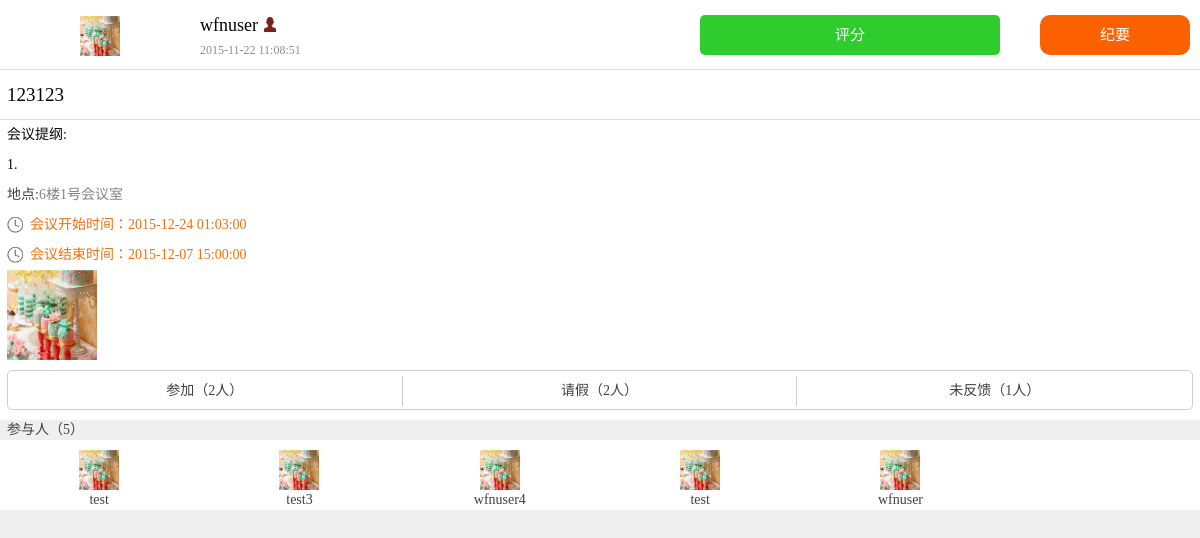
The page /meet/closedetail/11 on the database as committed earlier.
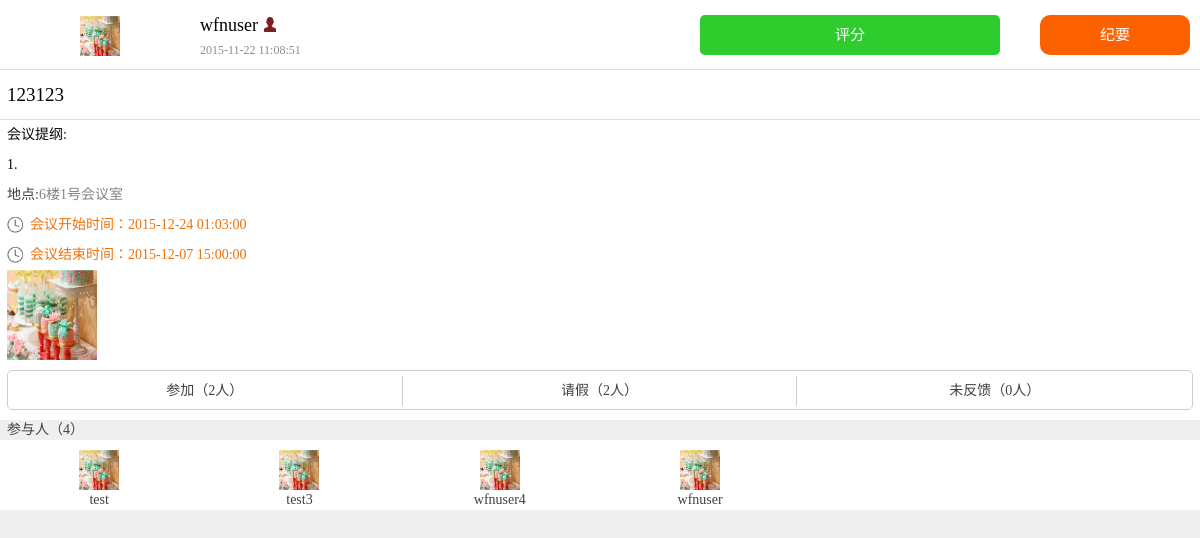
The same page on the database as committed later.
### tables this page shows
CREATE TABLE `meetmember` (
`mmid` int(11) NOT NULL,
  `mmmid` int(11) NOT NULL,
  `mmuid` int(11) NOT NULL,
  `mmissponser` int(11) NOT NULL,
  `mmchecked` int(11) NOT NULL,
  `mmchecktime` timestamp NULL DEFAULT NULL,
  `mmleave` int(11) NOT NULL COMMENT 'apply=1',
  `mmattend` int(11) NOT NULL
);

CREATE TABLE `user` (
`uid` int(11) NOT NULL,
  `uname` varchar(10) NOT NULL,
  `type` int(11) NOT NULL,
  `uabsentnum` int(11) NOT NULL,
  `ulatenum` int(11) NOT NULL,
  `ulatest` int(11) NOT NULL COMMENT 'lateorabsent'
);

### application/controllers/Meet.php (called while the page is built, shortened)
<?php
class Meet extends CI_Controller {
    public function __construct()
    {
        $this->load->helper(array('form', 'url'));
    }
	public function closedetail($id=0)
	{
		$this->load->helper('form');
		$this->load->model('meet_model');
		$data['list'] = $this->meet_model->getmeetdetail($id);
		$data['members'] = $this->meet_model->getmeetmember($id);
		$this->load->view('yjshyxq',$data);
	}
}

### index.php (called while the page is built, shortened)
<?php
require_once BASEPATH.'core/CodeIgniter.php';

### application/models/Meet_model.php (called while the page is built, shortened)
<?php
class Meet_model extends CI_Model {
    public function getmeetdetail($mid)
    {
    	$sql = "SELECT mid,muid,mplanbt,mplanet,mrid,mremind,mstate,mname,mconfirm,mactbt,mactet,mchecktype,mfilename,user.uname,room.rname,mscore,mfiletime,mapartment FROM meeting,user,room WHERE mid = ? AND muid = user.uid AND mrid = room.rid";
		$sql = $this->db->query($sql,$mid);
		return $sql->result_array();
    }
    public function getmeetmember($mid)
    {
    	$sql = "SELECT * FROM meetmember,user WHERE mmmid = ? AND user.uid = mmuid";
    	$sql = $this->db->query($sql,$mid);
        return $sql->result_array();
    }
}

### application/views/yjshyxq.php (the view, shortened to what this page needs)
<!DOCTYPE html>
<html>
<head lang="en">
    <link rel="stylesheet" href="<?php echo base_url('css/bootstrap.min.css');?>">
    <link rel="stylesheet" href="<?php echo base_url('css/index.css');?>">
</head>
<body >
<div class="container-fluid "  style="margin-bottom:60px;    overflow: hidden;">
	<div class="row meetSt" >
		<div class="col-xs-2" >
			<img src="<?php echo base_url('img/banner.png');?>" class="tstImg" style="margin-top:0">
		</div>
		<div class="col-xs-5" >
			<div class="row meetTitle" >
				<?php echo $list[0]['uname']?><i></i>
			</div>
			<div class="row meetTime"  >
				2015-11-22 11:08:51
			</div>
		</div>
		<div class="col-xs-5" >
			<?php $scoreurl = base_url("meet/score")."/".$list[0]['mid'];?>
			<span class="copy greenbutton" id="pf" onclick="javascript:window.location.href='<?php echo $scoreurl;?>'">评分</span>
			<span class="summary" style="background-color:#fc6100;width:30%" onclick = "upload1();">纪要</span>
		</div>
    </div>
   <div class="row xjhy" >
		<div class="col-xs-12" style="font-size:19px;color:#040404">
			<?php echo $list[0]['mname']?>
		</div>
    </div>
	<div class="row testCont" style="height:auto">
		<div class="col-xs-12" style="color:#040404">
			会议提纲:
			<p>1.<?php echo $list[0]['mfilename']?></p>
		</div>
		<div class="col-xs-12" >
			地点:<span><?php echo $list[0]['rname']?></span>
		</div>
		<div class="col-xs-12" style="color:#ed710c">
			<i></i>会议开始时间：<?php echo $list[0]['mplanbt']?>
		</div>
		<div class="col-xs-12" style="color:#ed710c">
			<i></i>会议结束时间：<?php echo $list[0]['mplanet']?>
		</div>
		<div class="col-xs-6" style="color:#ed710c">
			<img src="<?php echo base_url('img/banner.png');?>" style="height:90px;width:90px">
		</div>
		<?php
			$attend = 0;
			$leave = 0;
			$unknown = 0;
			if(count($members)){
				foreach ($members as $mem) {
				    if($mem['mmleave'] == 0){
				    	if($mem['mmattend'])
				    		$attend++;
				    	else
				    		$unknown++;
				    }
				    else{
				    	$leave++;
				    }
				}
			}
		?>
		<div class="col-xs-12" >
			<div class="row num" >
				<span class="col-xs-4" >参加（<?php echo $attend;?>人）</span>
				<span class="col-xs-4" >请假（<?php echo $leave;?>人）</span>
				<span class="col-xs-4" >未反馈（<?php echo $unknown;?>人）</span>
			</div>
		</div>
    </div>
	<div class="row  xjhy" >
		<div class="col-xs-12 words"  >
			参与人（<?php echo count($members)?>）
		</div>
		<div class="col-xs-12" style="background-color:#fff">
			<div class="row">
				<?php
				foreach($members as $row){
				?>
					<div class="col-xs-2" >
						<div class="row">
							<img src="<?php echo base_url('img/banner.png');?>" class="col-xs-12 tstImg">
							<p class="col-xs-12 tname"><?php echo $row['uname']?></p>
						</div>
					</div>
				<?php
				}
				?>
			</div>
		</div>
    </div>
</div>
</body>
</html>

Rows that differ between the two databases and show on the page:
removed meetmember: user.uname "test"
Other text that changed with them:
$unknown: "1" → "0"
count($members): "5" → "4"
